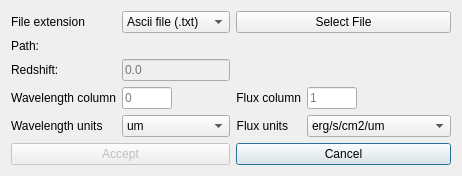
<?xml version="1.0" encoding="UTF-8"?>
<ui version="4.0">
 <class>spectrumSelection</class>
 <widget class="QDialog" name="spectrumSelection">
  <property name="windowModality">
   <enum>Qt::NonModal</enum>
  </property>
  <property name="geometry">
   <rect>
    <x>0</x>
    <y>0</y>
    <width>450</width>
    <height>169</height>
   </rect>
  </property>
  <property name="sizePolicy">
   <sizepolicy hsizetype="Fixed" vsizetype="Fixed">
    <horstretch>0</horstretch>
    <verstretch>0</verstretch>
   </sizepolicy>
  </property>
  <property name="windowTitle">
   <string>spectrumSelection</string>
  </property>
  <property name="autoFillBackground">
   <bool>false</bool>
  </property>
  <property name="sizeGripEnabled">
   <bool>false</bool>
  </property>
  <property name="modal">
   <bool>false</bool>
  </property>
  <layout class="QGridLayout" name="gridLayout_2">
   <property name="sizeConstraint">
    <enum>QLayout::SetFixedSize</enum>
   </property>
   <item row="0" column="0">
    <layout class="QGridLayout" name="gridLayout">
     <property name="sizeConstraint">
      <enum>QLayout::SetDefaultConstraint</enum>
     </property>
     <item row="7" column="0">
      <widget class="QLabel" name="label">
       <property name="sizePolicy">
        <sizepolicy hsizetype="Fixed" vsizetype="Preferred">
         <horstretch>0</horstretch>
         <verstretch>0</verstretch>
        </sizepolicy>
       </property>
       <property name="text">
        <string>Wavelength units</string>
       </property>
       <property name="alignment">
        <set>Qt::AlignLeading|Qt::AlignLeft|Qt::AlignVCenter</set>
       </property>
      </widget>
     </item>
     <item row="5" column="1">
      <widget class="QLineEdit" name="redshiftLineEdit">
       <property name="enabled">
        <bool>false</bool>
       </property>
       <property name="sizePolicy">
        <sizepolicy hsizetype="Fixed" vsizetype="Fixed">
         <horstretch>0</horstretch>
         <verstretch>0</verstretch>
        </sizepolicy>
       </property>
       <property name="autoFillBackground">
        <bool>false</bool>
       </property>
       <property name="inputMethodHints">
        <set>Qt::ImhNone</set>
       </property>
       <property name="placeholderText">
        <string>0.0</string>
       </property>
      </widget>
     </item>
     <item row="6" column="0">
      <widget class="QLabel" name="label_3">
       <property name="sizePolicy">
        <sizepolicy hsizetype="Fixed" vsizetype="Preferred">
         <horstretch>0</horstretch>
         <verstretch>0</verstretch>
        </sizepolicy>
       </property>
       <property name="layoutDirection">
        <enum>Qt::LeftToRight</enum>
       </property>
       <property name="text">
        <string>Wavelength column</string>
       </property>
       <property name="alignment">
        <set>Qt::AlignRight|Qt::AlignTrailing|Qt::AlignVCenter</set>
       </property>
      </widget>
     </item>
     <item row="6" column="1">
      <widget class="QLineEdit" name="waveColumnLineEdit">
       <property name="maximumSize">
        <size>
         <width>50</width>
         <height>16777215</height>
        </size>
       </property>
       <property name="focusPolicy">
        <enum>Qt::ClickFocus</enum>
       </property>
       <property name="inputMethodHints">
        <set>Qt::ImhDigitsOnly</set>
       </property>
       <property name="alignment">
        <set>Qt::AlignLeading|Qt::AlignLeft|Qt::AlignVCenter</set>
       </property>
       <property name="placeholderText">
        <string>0</string>
       </property>
      </widget>
     </item>
     <item row="5" column="0">
      <widget class="QLabel" name="redshiftLabel">
       <property name="sizePolicy">
        <sizepolicy hsizetype="Fixed" vsizetype="Fixed">
         <horstretch>0</horstretch>
         <verstretch>0</verstretch>
        </sizepolicy>
       </property>
       <property name="text">
        <string>Redshift: </string>
       </property>
      </widget>
     </item>
     <item row="3" column="1">
      <widget class="QComboBox" name="extensionSelectCombobox">
       <property name="maximumSize">
        <size>
         <width>150</width>
         <height>16777215</height>
        </size>
       </property>
       <item>
        <property name="text">
         <string>Ascii file (.txt)</string>
        </property>
       </item>
       <item>
        <property name="text">
         <string>Fits file (.fits)</string>
        </property>
       </item>
      </widget>
     </item>
     <item row="7" column="3">
      <widget class="QComboBox" name="fUnitsCombobox">
       <property name="enabled">
        <bool>true</bool>
       </property>
       <item>
        <property name="text">
         <string>erg/s/cm2/um</string>
        </property>
       </item>
       <item>
        <property name="text">
         <string>Jy</string>
        </property>
       </item>
       <item>
        <property name="text">
         <string>mJy</string>
        </property>
       </item>
       <item>
        <property name="text">
         <string>uJy</string>
        </property>
       </item>
       <item>
        <property name="text">
         <string>W/m2/Hz</string>
        </property>
       </item>
       <item>
        <property name="text">
         <string>erg/s/cm2/Hz</string>
        </property>
       </item>
       <item>
        <property name="text">
         <string>W/m2/Angstroms</string>
        </property>
       </item>
       <item>
        <property name="text">
         <string>erg/s/cm2/Angstroms</string>
        </property>
       </item>
      </widget>
     </item>
     <item row="7" column="1">
      <widget class="QComboBox" name="wUnitsCombobox">
       <property name="enabled">
        <bool>true</bool>
       </property>
       <property name="currentText">
        <string>um</string>
       </property>
       <property name="sizeAdjustPolicy">
        <enum>QComboBox::AdjustToContentsOnFirstShow</enum>
       </property>
       <item>
        <property name="text">
         <string>um</string>
        </property>
       </item>
       <item>
        <property name="text">
         <string>angstroms</string>
        </property>
       </item>
       <item>
        <property name="text">
         <string>nm</string>
        </property>
       </item>
      </widget>
     </item>
     <item row="3" column="0">
      <widget class="QLabel" name="label_5">
       <property name="sizePolicy">
        <sizepolicy hsizetype="Fixed" vsizetype="Preferred">
         <horstretch>0</horstretch>
         <verstretch>0</verstretch>
        </sizepolicy>
       </property>
       <property name="text">
        <string>File extension</string>
       </property>
      </widget>
     </item>
     <item row="4" column="0">
      <widget class="QLabel" name="pathLabel">
       <property name="sizePolicy">
        <sizepolicy hsizetype="Fixed" vsizetype="Fixed">
         <horstretch>0</horstretch>
         <verstretch>0</verstretch>
        </sizepolicy>
       </property>
       <property name="text">
        <string>Path: </string>
       </property>
      </widget>
     </item>
     <item row="7" column="2">
      <widget class="QLabel" name="label_2">
       <property name="sizePolicy">
        <sizepolicy hsizetype="Fixed" vsizetype="Preferred">
         <horstretch>0</horstretch>
         <verstretch>0</verstretch>
        </sizepolicy>
       </property>
       <property name="text">
        <string>Flux units</string>
       </property>
       <property name="alignment">
        <set>Qt::AlignRight|Qt::AlignTrailing|Qt::AlignVCenter</set>
       </property>
      </widget>
     </item>
     <item row="6" column="3">
      <widget class="QLineEdit" name="fluxColumnLineEdit">
       <property name="maximumSize">
        <size>
         <width>50</width>
         <height>16777215</height>
        </size>
       </property>
       <property name="focusPolicy">
        <enum>Qt::ClickFocus</enum>
       </property>
       <property name="inputMethodHints">
        <set>Qt::ImhDigitsOnly</set>
       </property>
       <property name="placeholderText">
        <string>1</string>
       </property>
      </widget>
     </item>
     <item row="6" column="2">
      <widget class="QLabel" name="label_4">
       <property name="sizePolicy">
        <sizepolicy hsizetype="Minimum" vsizetype="Preferred">
         <horstretch>0</horstretch>
         <verstretch>0</verstretch>
        </sizepolicy>
       </property>
       <property name="text">
        <string>Flux column</string>
       </property>
       <property name="alignment">
        <set>Qt::AlignRight|Qt::AlignTrailing|Qt::AlignVCenter</set>
       </property>
      </widget>
     </item>
     <item row="8" column="2" colspan="2">
      <widget class="QPushButton" name="cancelButton">
       <property name="focusPolicy">
        <enum>Qt::ClickFocus</enum>
       </property>
       <property name="text">
        <string>Cancel</string>
       </property>
      </widget>
     </item>
     <item row="8" column="0" colspan="2">
      <widget class="QPushButton" name="acceptButton">
       <property name="enabled">
        <bool>false</bool>
       </property>
       <property name="text">
        <string>Accept</string>
       </property>
      </widget>
     </item>
     <item row="4" column="1" colspan="3">
      <widget class="QLabel" name="pathInputLabel">
       <property name="sizePolicy">
        <sizepolicy hsizetype="Preferred" vsizetype="Fixed">
         <horstretch>0</horstretch>
         <verstretch>0</verstretch>
        </sizepolicy>
       </property>
       <property name="text">
        <string/>
       </property>
      </widget>
     </item>
     <item row="3" column="2" colspan="2">
      <widget class="QPushButton" name="fileButton">
       <property name="enabled">
        <bool>true</bool>
       </property>
       <property name="sizePolicy">
        <sizepolicy hsizetype="Preferred" vsizetype="Fixed">
         <horstretch>0</horstretch>
         <verstretch>0</verstretch>
        </sizepolicy>
       </property>
       <property name="focusPolicy">
        <enum>Qt::ClickFocus</enum>
       </property>
       <property name="text">
        <string>Select File</string>
       </property>
      </widget>
     </item>
    </layout>
   </item>
  </layout>
 </widget>
 <resources/>
 <connections>
  <connection>
   <sender>cancelButton</sender>
   <signal>clicked()</signal>
   <receiver>spectrumSelection</receiver>
   <slot>reject()</slot>
   <hints>
    <hint type="sourcelabel">
     <x>371</x>
     <y>113</y>
    </hint>
    <hint type="destinationlabel">
     <x>249</x>
     <y>74</y>
    </hint>
   </hints>
  </connection>
  <connection>
   <sender>acceptButton</sender>
   <signal>clicked()</signal>
   <receiver>spectrumSelection</receiver>
   <slot>accept()</slot>
   <hints>
    <hint type="sourcelabel">
     <x>128</x>
     <y>113</y>
    </hint>
    <hint type="destinationlabel">
     <x>249</x>
     <y>74</y>
    </hint>
   </hints>
  </connection>
 </connections>
</ui>
